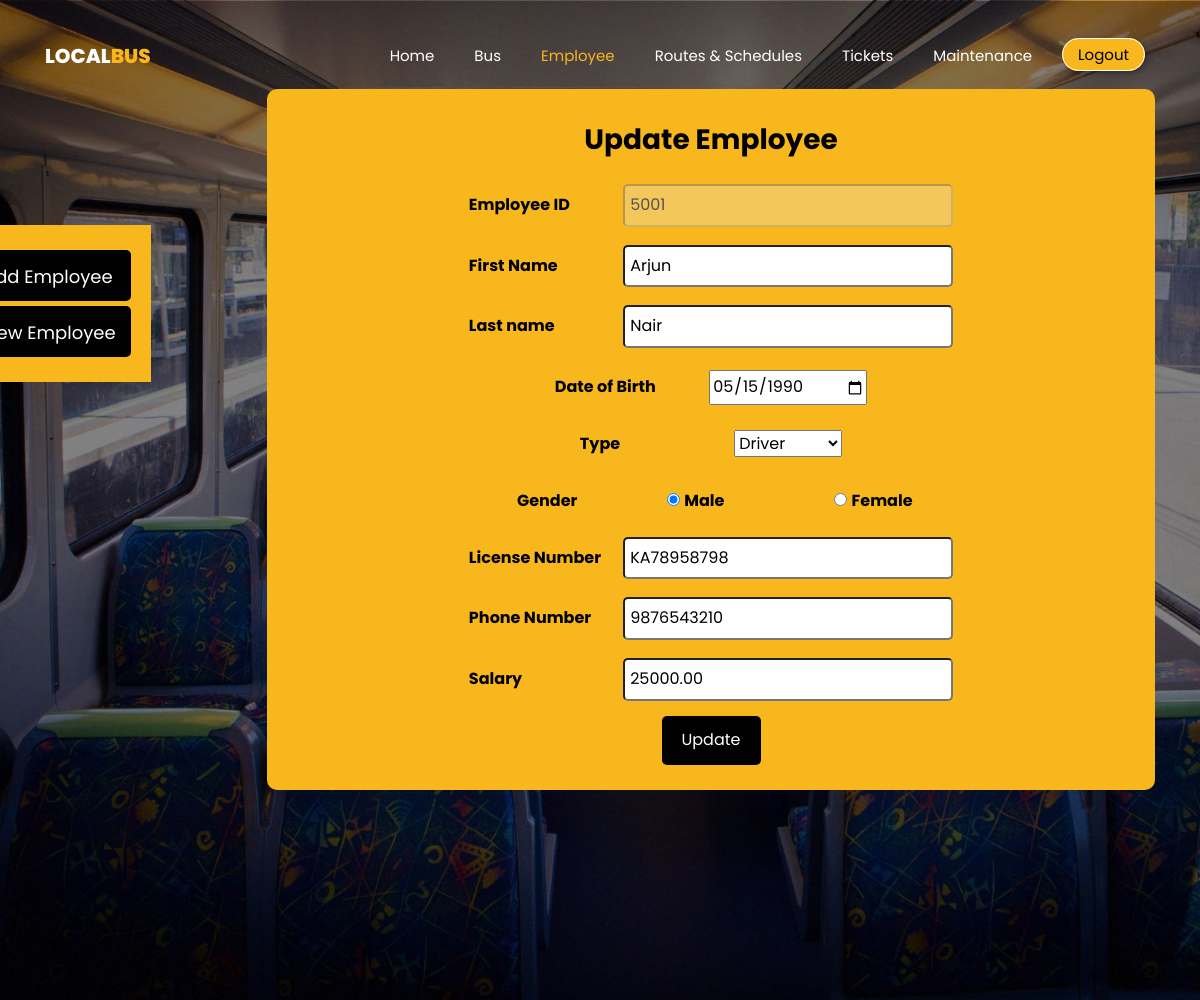
Page /update_emp.php?empid=5001 (signed in) on the committed database.
### tables this page shows
CREATE TABLE `employee` (
  `emp_id` int(4) NOT NULL,
  `first_name` varchar(50) NOT NULL,
  `last_name` varchar(50) NOT NULL,
  `dob` date NOT NULL,
  `type` varchar(50) NOT NULL,
  `gender` varchar(20) NOT NULL DEFAULT 'male',
  `license_number` varchar(25) NOT NULL,
  `phone_no` varchar(20) NOT NULL,
  `salary` decimal(10,2) NOT NULL DEFAULT 10000.00
);

### update_emp.php (the view, shortened to what this page needs)
<?php
  include "connection_details.php";
  $id = $_GET['empid'];
  $sql = "SELECT * FROM employee WHERE emp_id = '$id'";
  $result = mysqli_query($data,$sql);
  $info = $result->fetch_assoc();
?>
<!DOCTYPE html>
<html lang="en">
  <head>
    <link rel="stylesheet" href="css/open-iconic-bootstrap.min.css">
    <link rel="stylesheet" href="css/style.css">
    <link rel="stylesheet" href="css/bmscss.css">
    <link rel="stylesheet" href="css/bms-bus.css">
  </head>
  <body>
	  <nav class="navbar navbar-expand-lg navbar-dark ftco_navbar bg-dark ftco-navbar-light" id="ftco-navbar">
	    <div class="container">
	      <a class="navbar-brand" href="index.html">Local<span>Bus</span></a>
				<div class="collapse navbar-collapse" id="ftco-nav">
	        <ul class="navbar-nav ml-auto">
	          <li class="nav-item"><a href="index.php" class="nav-link">Home</a></li>
	          <li class="nav-item"><a href="bus.php" class="nav-link">Bus</a></li>
	          <li class="nav-item active"><a href="employee.php" class="nav-link">Employee</a></li>
	          <li class="nav-item"><a href="route.php" class="nav-link">Routes & Schedules</a></li>
	          <li class="nav-item"><a href="ticket.php" class="nav-link">Tickets</a></li>
	          <li class="nav-item"><a href="maintenance.php" class="nav-link">Maintenance</a></li>
	        </ul>
	      </div>
        <div>
          <a href="login.php" class="bms-login-btn">Logout</a>
         </div>
	    </div>
	  </nav>
    <div class="hero-wrap" style="background-image: url('images/bg_3.jpg');" data-stellar-background-ratio="0.5">
      <div class="container">
        <div class="row no-gutters slider-text justify-content-start align-items-center">
          	<aside>
              <ul class="bus-aside">
                <li><a href="add_employee.php">Add Employee</a></li>
                <li><a href="view_employee.php">View Employee</a></li>
              </ul>
            </aside>
            <div class="col side-text-viewemp">
              <h3>Update Employee</h3>
              <div>
                <form action="#" method="POST">
                  <div>
                    <label>Employee ID</label>
                    <input type="number" name="empid" value="<?php
                    echo "{$info['emp_id']}";
                    ?>" disabled required>
                  </div>
                  <div>
                    <label>First Name</label>
                    <input type="text" name="firstname" value="<?php
                    echo "{$info['first_name']}";
                    ?>" required>
                  </div>
                  <div>
                    <label>Last name</label>
                    <input type="text" name="lastname" value="<?php
                    echo "{$info['last_name']}";
                    ?>">
                  </div>
                  <div>
                    <label>Date of Birth</label>
                    <input type="date" name="dateofbirth" value="<?php
                    echo "{$info['dob']}";
                    ?>" required>
                  </div>
                  <div>
                    <label for="type">Type</label>
                    <select id="type" name="typeofwork">
                      <option value="driver" <?php if($info['type'] == "driver") echo "selected"; ?>>Driver</option>
                    </select>
                  </div>
                  <div class="gender-view">
                    <label style="margin-left: 250px;">Gender</label>
                    <div>
                        <input type="radio" value="male" name="genderselect" <?php if($info['gender'] == "male") echo "checked"; ?> required>
                        <label for="male">Male</label>
                    </div>
                    <div>
                        <input type="radio" value="female" name="genderselect" <?php if($info['gender'] == "female") echo "checked"; ?> required>
                        <label for="female">Female</label>
                    </div>
                </div>
                  <div>
                    <label>License Number</label>
                    <input type="text" name="licensenumber" value="<?php
                    echo "{$info['license_number']}";
                    ?>">
                  </div>
                  <div>
                    <label>Phone Number</label>
                    <input type="number" name="phoneno" value="<?php
                    echo "{$info['phone_no']}";
                    ?>" required>
                  </div>
                  <div>
                    <label>Salary</label>
                    <input type="number" name="monthlysalary" value="<?php
                    echo "{$info['salary']}";
                    ?>"required>
                  </div>
                  <div>
                    <input type="submit" name="update_employee" value="Update" class="submit-btn">
                  </div>
                </form>
              </div>
          </div>
        </div>
      </div>
    </div>
  </body>
</html>

### css/bmscss.css (style rules this page uses)
.bms-login-btn { background-color:#f7b71d; color: black; border: 1px solid white; border-radius: 25px; font-size: 15px; font-family: "Poppins", sans-serif; text-align: center; cursor: pointer; box-shadow: 2px 2px 4px rgba(0, 0, 0, 0.3); transition: background-color 0.3s, color 0.3s; outline: none; margin: 10px 10px 10px 10px; padding: 5px 15px; }

### css/bms-bus.css (style rules this page uses)
body { font-family: "Poppins", sans-serif; color: green; }
.bus-aside { background-color: #f7b71d; margin-top: -200px !important; padding: 20px; position: absolute; margin-left: -100px; text-align: center; }
.bus-aside li { list-style: none; font-size: 20px; padding-bottom: 7.5px; padding-top: 7.5px; border-radius: 5px; background-color: black; padding-left: 15px; padding-right: 15px; margin-top: 5px; margin-bottom: 5px; transition: background-color 0.3s ease; }
.bus-aside a { color: rgb(255, 255, 255); font-size: 18px; transition: color 0.3s ease; }
label { display: inline-block; text-align:left; width: 150px; padding-top: 10px; padding-bottom: 10px; color: black; font-weight: bold; }
h3 { color: rgb(0, 0, 0); text-align: center; padding-top: 10px; margin-bottom: 20px; font-weight: bold; }
input[type="text"], input[type="number"] { padding: 5px; border-radius: 5px; margin-bottom: 15px; }
.submit-btn { margin-bottom: 5px; padding: 10px 20px; background-color: black; color: white; border: none; border-radius: 5px; cursor: pointer; }
.side-text-viewemp { display: flex; flex-direction: column; background-color: #f7b71d; width: 60%; margin: auto; margin-left: 20%; padding: auto; padding: 20px; margin-top: 8%; border-radius: 10px; text-align:center; }
.gender-view { display: flex; flex-direction: row; margin: auto; padding: 0; }
.hero-wrap { height : 1000px !important; }

### rows in the picture
employee: empid "5001", firstname "Arjun", lastname "Nair", dateofbirth "05/15/1990", typeofwork "Driver", gender "☑", licensenumber "KA78958798", phoneno "9876543210", monthlysalary "25000.00"
